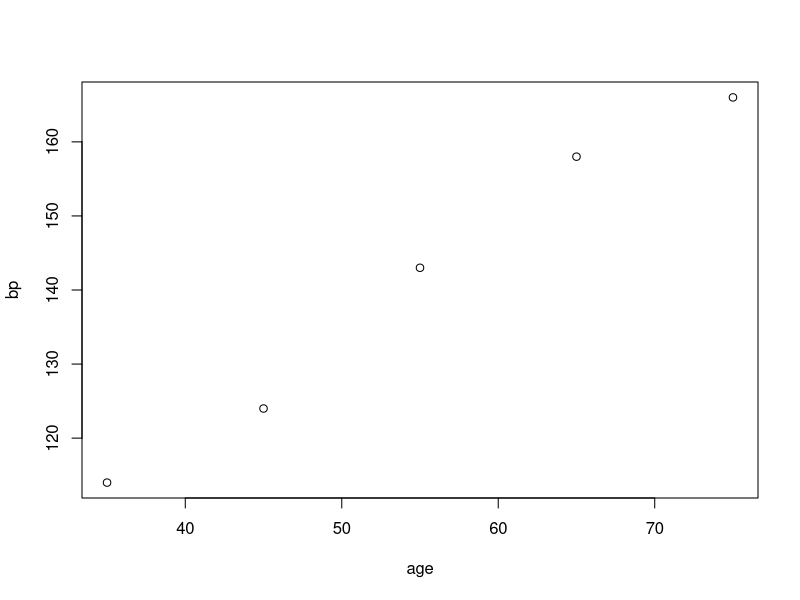
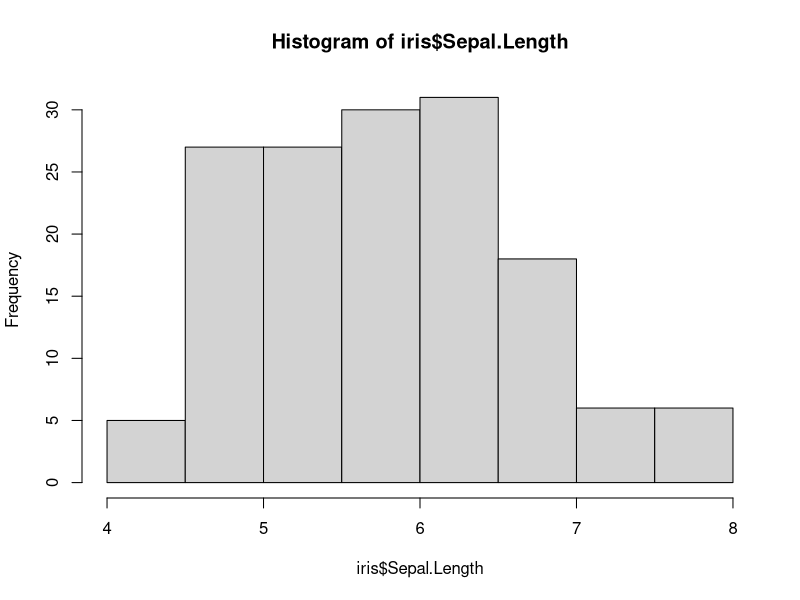
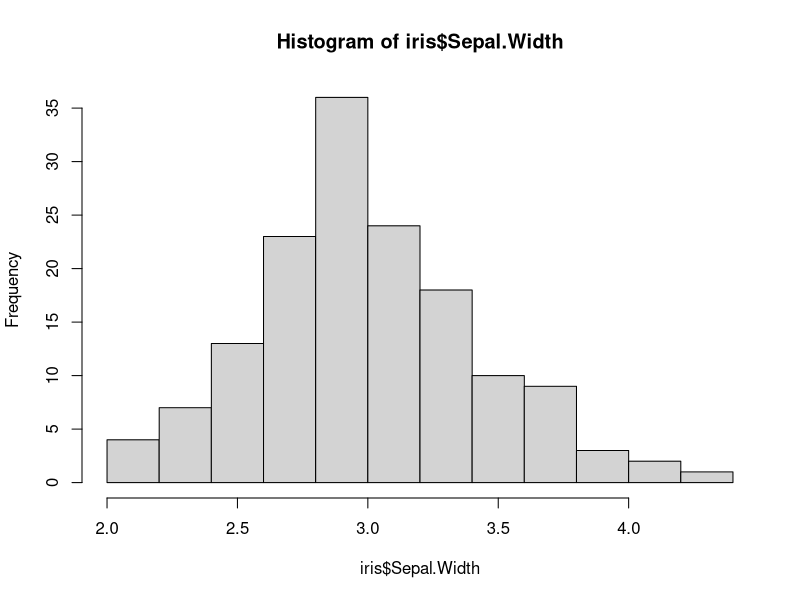
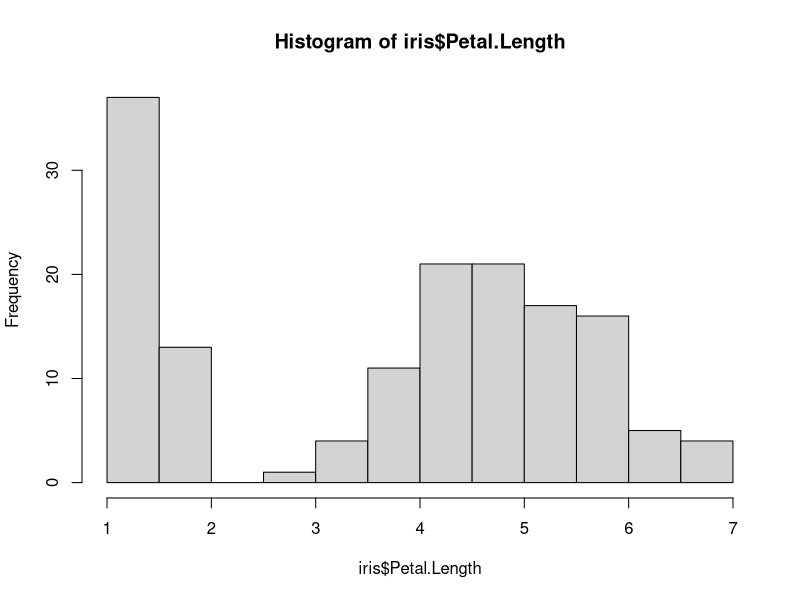
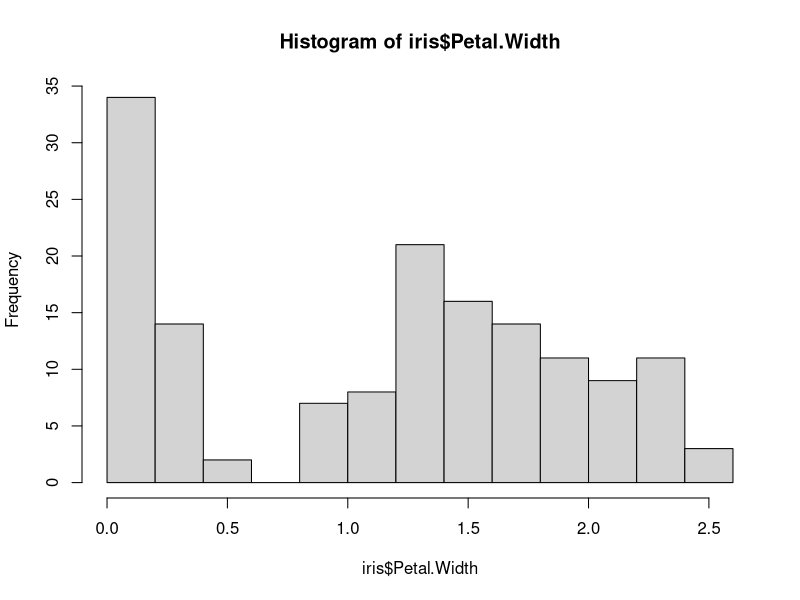

Recreate these plots in R, in order.
heights = c(178, 165, 168, 152, 175, 175, 165, 162, 164, 170, 169, 155, 153, 162, 168)
print("Heights data")
heights
print("Mean")
mean(heights)
print("Median")
median(heights)
print("Summary")
summary(heights)

sales<-c(15,20,25,10,30)
print(sales)

mean(sales)

median(sales)

summary(sales)

var(sales)

sd(sales)

age <- c(35,45,55,65,75)
bp <- c(114,124,143,158,166)
print(age)
print(bp)

plot(age, bp)

cor(age, bp)

variance <- sum((sales - mean(sales))^2)/length(sales)
print(variance)

s <- sqrt(variance)
print(s)

v <- sum((sales - mean(sales))^2)/(length(sales)-1)
print(v)

sv <- sqrt(v)
print(sv)

iris

hist(iris$Sepal.Length)

hist(iris$Sepal.Width)

hist(iris$Petal.Length)

hist(iris$Petal.Width)




